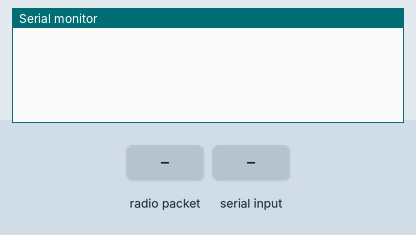
Recording of a sketch running on a simulated Arduino Uno, built with avr-gcc and run on an emulated ATmega328P. On the bench: the last lines printed to the serial monitor. Inputs (shaded band) come from the test bench. No radio packets arrive unless stated.

Above: at 1.2 s.
1.3 s: radio packet "HELLO" arrives
At 2.3 s:
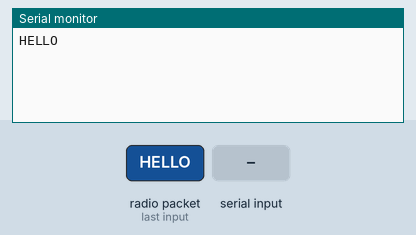
2.8 s: "HELLO 1\n" received over Serial
At 4.0 s:
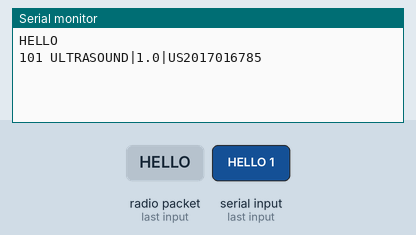
4.3 s: radio packet "US_ON" arrives
At 4.6 s:
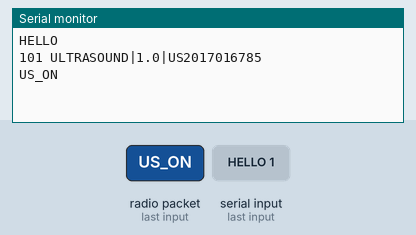
5.8 s: "US_ON" received over Serial
At 6.4 s:
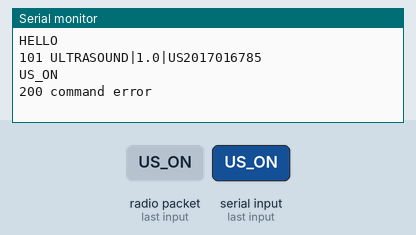
7.3 s: radio packet "US_OFF" arrives
At 8.1 s:
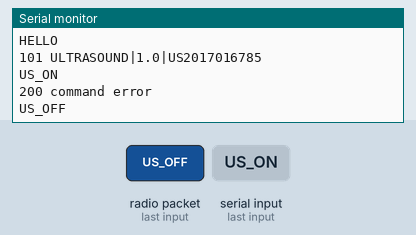
8.8 s: radio packet "US_SET" arrives
At 9.2 s:
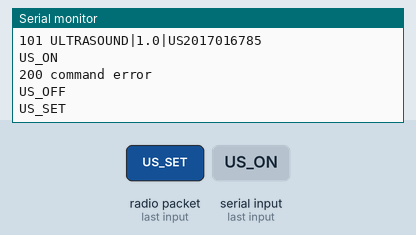

The sketch:

US.ino
```cpp
//安装于超声测距板上，通过rf与PC端arduino通讯，接收控制超声波模块的命令
//指令格式： US_ON 打开超声测距，并回传信息 US_OFF 关闭超声测距
//收到打开指令后，开始测距，并回传距离信息，收到关闭指令后关闭超声测距
//回复格式：102 50：表示超音波距離偵測完成。距離為50公分(cm)

#include "RF24.h"
#include "SPI.h"

//超声波模块ID，需要与超声波控制端ID相对应
const uint64_t US1 = 0xE6E6E6E6E680;
const uint64_t USC = 0xE6E6E6E6E602;

float detectSet1 = 0;
float detectSet2 = 0;

RF24 radio(9,10);
const int TrigPin = 4;
const int EchoPin = 5;
boolean state = false;
int flag = 0;
float cm;
char rcvMsg[32] = "";
char msg[32] = "";

String command = "";
String serialCommand = "";

void setup() {
  // put your setup code here, to run once:
  pinMode(TrigPin, OUTPUT);
  pinMode(EchoPin, INPUT);

  Serial.begin(115200);
  radio.begin();
  radio.openReadingPipe(1, US1);
  radio.startListening();
}

void loop() {
/*************************************************************/
/************      Serial receive      ***********************/
/*************************************************************/
  while (Serial.available()) {
    //serialCommand += char(Serial.read());
    serialCommand += char(Serial.read());
    delay(10);
  }
  if (serialCommand.length() > 0) {
    if (serialCommand.startsWith("HELLO")) {
      Serial.print("101 ULTRASOUND|1.0|US2017016785\r\n");
      serialCommand = "";
    } else {
      Serial.print("200 command error\r\n");
      serialCommand = "";
    }
  }

/*************************************************************/
/*************        RF receive     *************************/
/*************************************************************/
  while (radio.available()) {
    radio.read(&rcvMsg, sizeof(rcvMsg));
    command = String(rcvMsg);
  }
  if (command.length() > 0) {
      Serial.println(command);
      if (GetOrder(command)) {
        command = "";
      } else {
        command = "";
      }
  }

/*************************************************************/
/*************        US detect      *************************/
/*************************************************************/
  if (state & (detectSet2 != 0)) {
    DetectDist();
  }


}


void DetectDist () {
  digitalWrite(TrigPin, LOW);
  delayMicroseconds(2);
  digitalWrite(TrigPin, HIGH);
  delayMicroseconds(10);
  digitalWrite(TrigPin, LOW);

  cm = pulseIn(EchoPin, HIGH) / 58.0; //将回波时间换算成cm
  cm = (int(cm * 100.0)) / 100.0; //保留两位小数
//  Serial.println(cm);
  if ((cm < detectSet2) & (cm > detectSet1)) {
    if (flag == 0) {
      //String dist = String("102|1|TRUE|"+(String)cm);
      String dist = "102|1|TRUE";
      dist.toCharArray(msg, 32);
      radio.stopListening();
      radio.openWritingPipe(USC);
      Serial.println(dist);
      radio.write(&msg, sizeof(msg));
      flag = 1;
    }
  } else {
    if (flag == 1) {
      //String dist = String("102|1|FALSE|"+(String)cm);
      String dist = "102|1|FALSE";
      dist.toCharArray(msg, 32);
      radio.stopListening();
      radio.openWritingPipe(USC);
      Serial.println(dist);
      radio.write(&msg, sizeof(msg));
      flag = 0;
    }
  }
  radio.openReadingPipe(1, US1);
  radio.startListening();
  delay(1);
}

int GetOrder(String command) {
  if (command.startsWith("US_ON")) {
    state = true;
    command = "";
    return 1;

  } else if (command.startsWith("US_OFF")) {
    state = false;
    command = "";
    return 1;

  } else if (command.startsWith("US_SET")) {
    String num = command.substring(command.indexOf(' ')+1, command.indexOf(','));
    String set1 = command.substring(command.indexOf(',')+1, command.lastIndexOf(','));
    String set2 = command.substring(command.lastIndexOf(',')+1, command.length());
    detectSet1 = set1.toInt();
    detectSet2 = set2.toInt();
    command = "";
    return 1;

  } else if (command.startsWith("US_SLEEP")) {
    command = "";
    return 1;

  } else if (command.startsWith("US_WAKEUP")) {
    command = "";
    return 1;

  }

  else return 0;
}
```

Measured:
- after the input at 1.3 s, the serial monitor: prints a new line at once (image 1)
- after the input at 2.8 s, the serial monitor: prints a new line after 0.08 s (image 2)
- after the input at 4.3 s, the serial monitor: prints a new line at once (image 3)
- after the input at 5.8 s, the serial monitor: prints a new line after 0.05 s (image 4)
- after the input at 7.3 s, the serial monitor: prints a new line at once (image 5)
- after the input at 8.8 s, the serial monitor: prints a new line at once (image 6)
